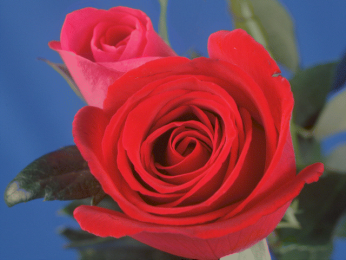
#> input picture Python/DImgP_2022/Ch08/Rose.bmp, 346 x 260 px
$ python HSV_histogram_equalization.py
#> lines starting #> are read from the running program, lines starting #| are printed output that depends on the picture
#> in main, img1 is the input picture: shape (260, 346, 3); mean B, G, R 80.2, 63.3, 128.8
import numpy as np
import cv2

def HSV_histogram_equalization( f ):
	hsv = cv2.cvtColor( f, cv2.COLOR_BGR2HSV )
#> hsv: shape (260, 346, 3); mean H, S, V 98.9, 157.2, 154.7
	hsv[:,:,2] = cv2.equalizeHist( hsv[:,:,2] )
#> hsv: shape (260, 346, 3); mean H, S, V 98.9, 157.2, 128.8
	g = cv2.cvtColor( hsv, cv2.COLOR_HSV2BGR )
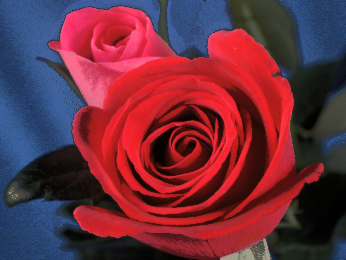
#> g: shape (260, 346, 3); mean B, G, R 61.6, 46.1, 108.7
	return g

def main( ):
	img1 = cv2.imread( "Rose.bmp", -1 )
	img2 = HSV_histogram_equalization( img1 )
	cv2.imshow( "Original Image", img1 )
	cv2.imshow( "Histogram Equalization(HSV)", img2 )
	cv2.waitKey( 0 )

main( )
